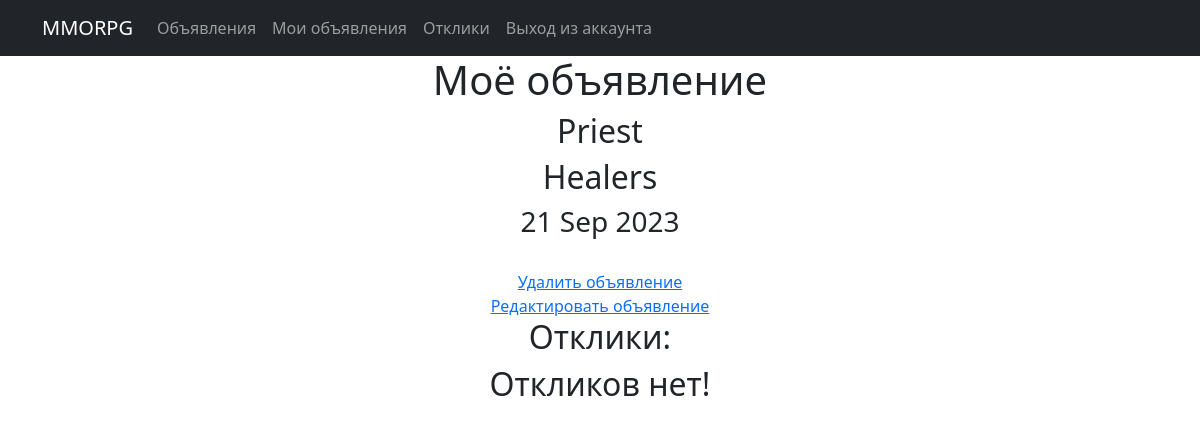
Screenshot of /post_user/3/ (signed in) with the database file from the repository.
### mmo/models.py (models this page shows, shortened)
class Post(models.Model):
    post_title = models.CharField(max_length=255)
    post_text = models.TextField()
    time_create = models.DateTimeField(auto_now_add=True)
    category = models.CharField(max_length=3, choices=CATEGORY, default=tanks)
    user = models.ForeignKey(User, on_delete=models.CASCADE, null=True)

### mmo/views.py (the view)
# urls.py: path('post_user/<int:pk>/', PostDetailUser.as_view(), name='post_user'),
class PostDetailUser(LoginRequiredMixin, DetailView):
    model = Post
    template_name = 'post_user.html'
    context_object_name = 'post_user'
    def get_context_data(self, **kwargs):
        context = super().get_context_data(**kwargs)
        comments = Reply.objects.filter(accepted=True, post_id=self.kwargs['pk'])
        context['comments'] = comments
        return context

### templates/post_user.html (shortened to what this page needs)
{% extends 'flatpages/default.html' %}
{% block content %}
<h1>Моё объявление</h1>
<h2>{{ post_user.post_title }}</h2>
<h2>{{ post_user.post_text }}</h2>
<h3>{{ post_user.time_create|date:'d M Y' }}</h3>
<br>
<a href="{% url 'post_delete' post_user.id %}">Удалить объявление</a>
<br>
<a href="{% url 'post_update' post_user.id %}">Редактировать объявление</a>
<br>
<h2>Отклики:</h2>
{% if comments %}
   <table class="table table-bordered">
       <tr>
           <td>Текст</td>
           <td>Дата создания</td>
           <td>Автор</td>
       </tr>
       {% for r in comments %}
       <tr>
           <td>{{ r.reply_text }}</a></td>
           <td>{{ r.time_create|date:'d M Y' }}</td>
           <td>{{ r.user }}</td>
       </tr>
       {% endfor %}
   </table>
{% else %}
   <h2>Откликов нет!</h2>
{% endif %}
{% endblock content %}

### rows the page displays
Post: post_title "Priest", post_text "Healers", time_create "21 Sep 2023"
